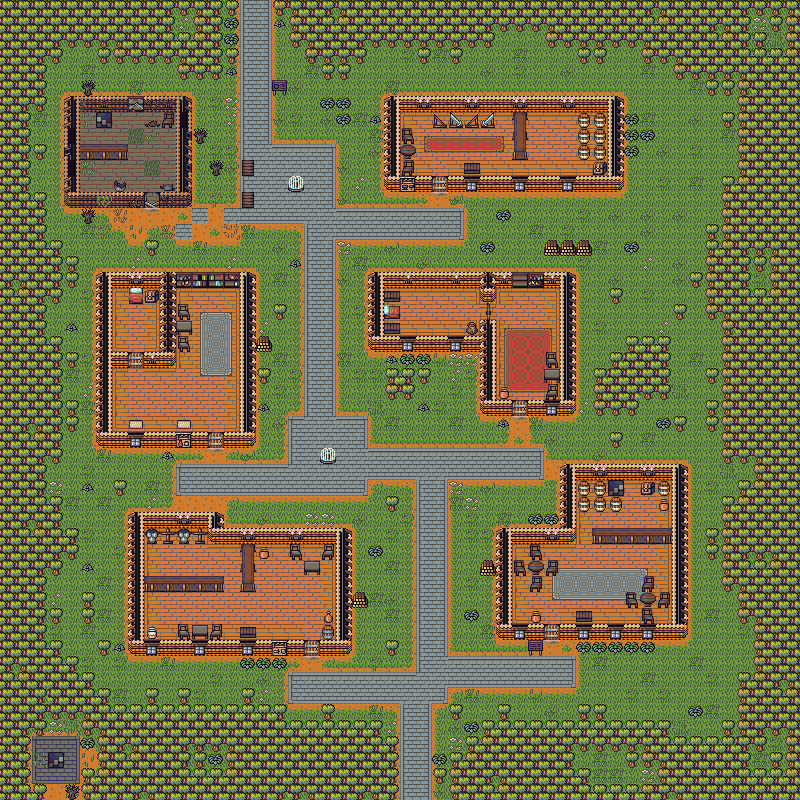

Below is a game level as drawn by its tile map, then a one-line description and the .tmx that defines it (tile-layer data replaced by summaries):
An orthogonal 50x50 tile map with 16x16 px tiles, 4 tile layers (traversable, traversableMask, collision, collisionMask), 10 tilesets and 4 objects.

<map version="1.0" tiledversion="1.0.3" orientation="orthogonal" renderorder="right-down" width="50" height="50" tilewidth="16" tileheight="16" nextobjectid="10">
 <tileset firstgid="1" name="Wall" tilewidth="16" tileheight="16" tilecount="1020" columns="20">
  <image source="Objects/Wall.png" width="320" height="816" />
 </tileset>
 <tileset firstgid="1021" name="Floor" tilewidth="16" tileheight="16" tilecount="819" columns="21">
  <image source="Objects/Floor.png" width="336" height="624" />
 </tileset>
 <tileset firstgid="1840" name="Pit0" tilewidth="16" tileheight="16" tilecount="256" columns="8">
  <image source="Objects/Pit0.png" width="128" height="512" />
 </tileset>
 <tileset firstgid="2096" name="Door0" tilewidth="16" tileheight="16" tilecount="48" columns="8">
  <image source="Objects/Door0.png" width="128" height="96" />
 </tileset>
 <tileset firstgid="2144" name="Decor0" tilewidth="16" tileheight="16" tilecount="176" columns="8">
  <image source="Objects/Decor0.png" width="128" height="352" />
 </tileset>
 <tileset firstgid="2320" name="Ground0" tilewidth="16" tileheight="16" tilecount="56" columns="8">
  <image source="Objects/Ground0.png" width="128" height="112" />
 </tileset>
 <tileset firstgid="2376" name="Tile" tilewidth="16" tileheight="16" tilecount="32" columns="8">
  <image source="Objects/Tile.png" width="128" height="64" />
 </tileset>
 <tileset firstgid="2408" name="Fence" tilewidth="16" tileheight="16" tilecount="96" columns="8">
  <image source="Objects/Fence.png" width="128" height="192" />
 </tileset>
 <tileset firstgid="2504" name="Tree0" tilewidth="16" tileheight="16" tilecount="432" columns="12">
  <image source="Objects/Tree0.png" width="192" height="576" />
 </tileset>
 <tileset firstgid="2936" name="Chest0" tilewidth="16" tileheight="16" tilecount="24" columns="8">
  <image source="Items/Chest0.png" width="128" height="48" />
 </tileset>
 <layer name="traversable" width="50" height="50">
  <data>[2500 cells, 2500 non-empty, 46 distinct tile ids]</data>
 </layer>
 <layer name="traversableMask" width="50" height="50">
  <data>[2500 cells, 309 non-empty, 32 distinct tile ids]</data>
 </layer>
 <layer name="collision" width="50" height="50">
  <data>[2500 cells, 1144 non-empty, 73 distinct tile ids]</data>
 </layer>
 <layer name="collisionMask" width="50" height="50">
  <data>[2500 cells, 148 non-empty, 25 distinct tile ids]</data>
 </layer>
 <objectgroup name="warp">
  <object id="3" x="400" y="784" width="48" height="16">
   <properties>
    <property name="map" value="south" />
   </properties>
  </object>
  <object id="5" x="240" y="0" width="32" height="16">
   <properties>
    <property name="map" value="north" />
   </properties>
  </object>
  <object id="7" x="48" y="784" width="16" height="16">
   <properties>
    <property name="map" value="south" />
   </properties>
  </object>
  <object id="8" x="48" y="752" width="16" height="16">
   <properties>
    <property name="map" value="dungeon" />
   </properties>
  </object>
 </objectgroup>
 <objectgroup name="entities" />
</map>
